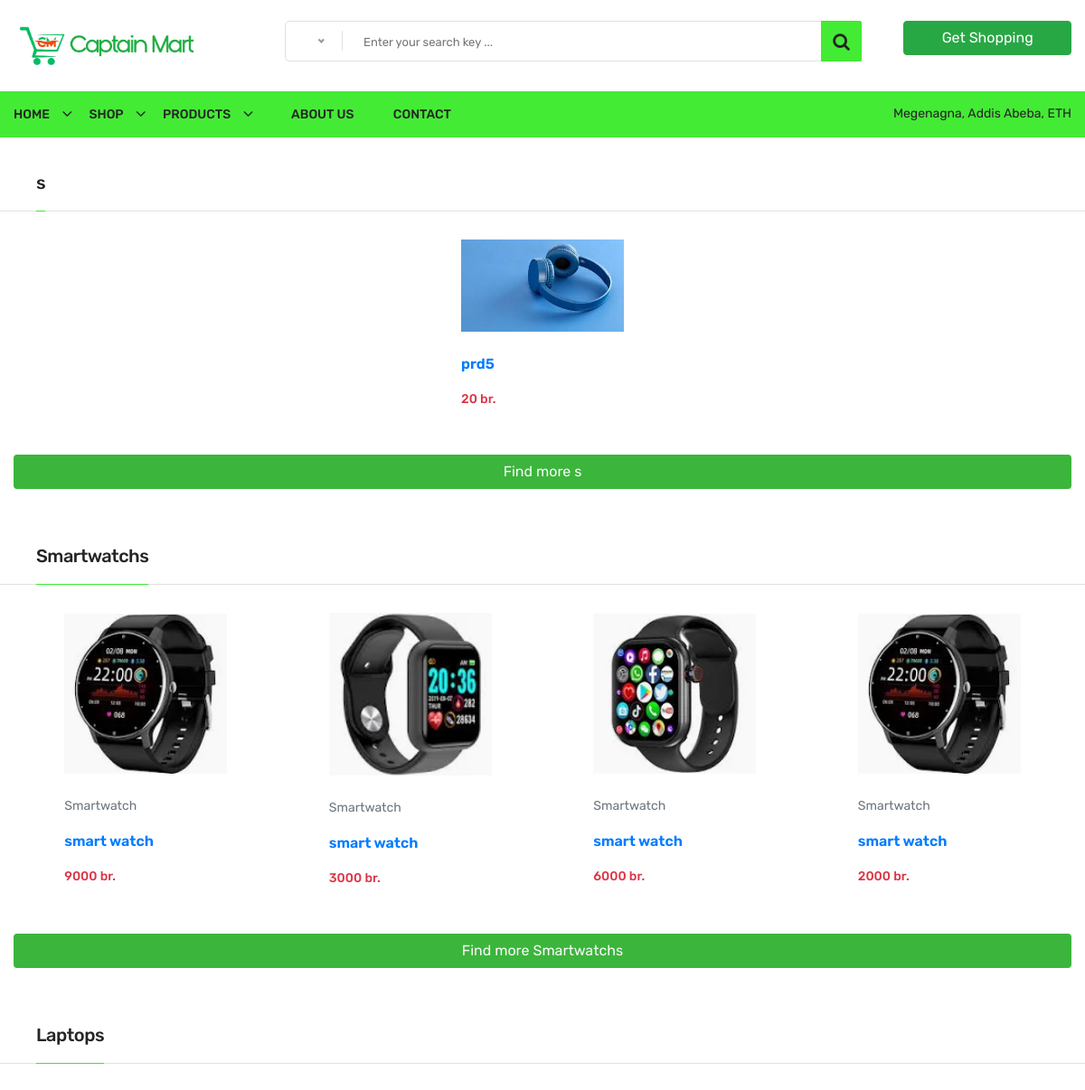
The page /products (upper part) on the database as committed earlier.
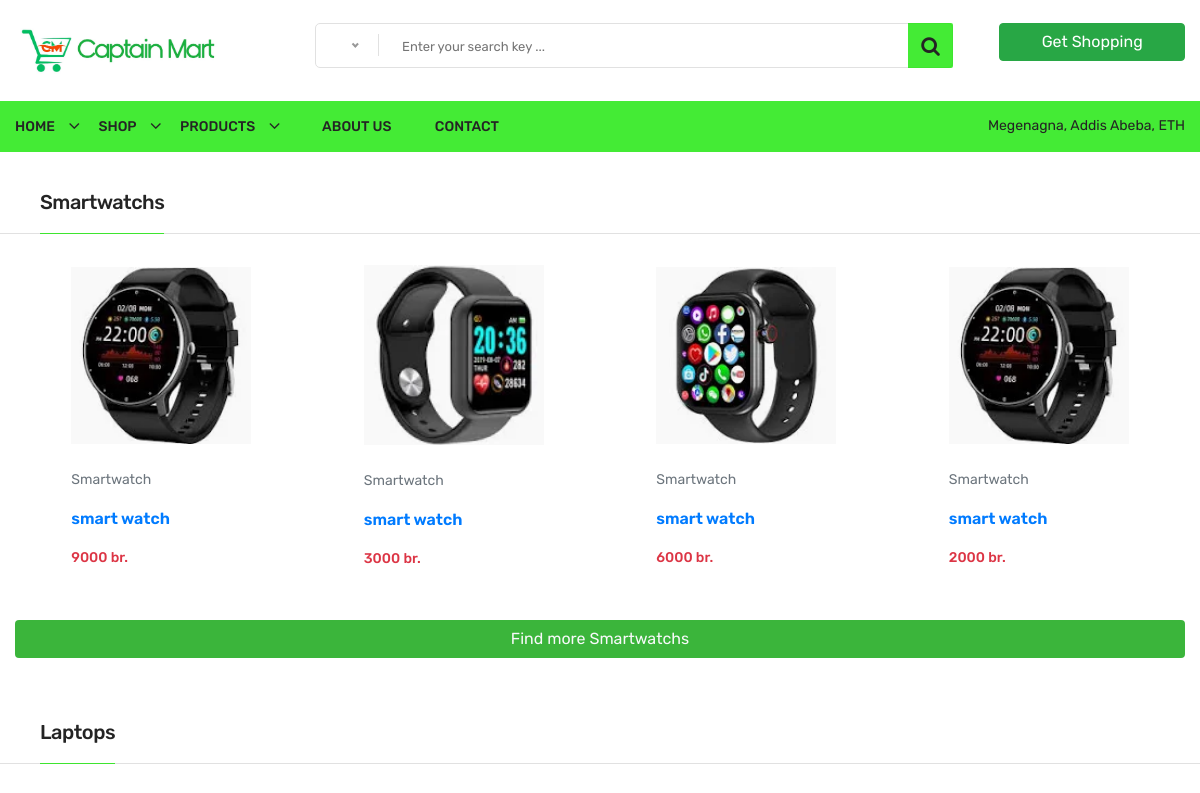
The same page on the database as committed later.
### store/models.py (models this page shows, shortened)
class Product(models.Model):
    category = models.CharField(max_length=100, default="")
    prod_name = models.CharField(max_length=100, default="")
    price = models.IntegerField(default=0)
    description = models.TextField(null=True, blank=True, default="")
    image = models.ImageField(null=True, blank=True, upload_to="images/")

### store/views.py (the view)
# urls.py: path("products", views.products, name="products"),
def products(request):
    categories = Product.objects.values_list('category', flat=True).distinct()
    categorized_products ={}
    for category in categories:
        products = Product.objects.filter(category=category)[:15]
        categorized_products[category] = products
    return render(request, "products.html", {"products": categorized_products })

### store/templates/products.html (shortened to what this page needs)
{% extends 'base.html' %}
{% block content %}
{% for category, products in products.items %}
<div class="li-section-title" style="margin-top: 40px; margin-bottom: 15px;">
    <h2 style="margin-left: 40px;"><span>{{ category }}s</span></h2>
</div>
<div class="container d-flex flex-wrap justify-content-between align-items-center" id="home-products">
    {% for product in products %}
    <div class="rounded-lg m-auto pr-card">
        <a href="{% url 'details' product.id %}">
            <img src="{{ product.image.url }}" alt="" style="width: 100%;">
            <div class="mt-4">
                <p class="text-muted">{{product.category}}</p>
                <p class="text-primary text-bold fs-6 fw-semibold">{{ product.prod_name }}</p>
                <p class="text-danger text-bold fw-medium mt-2">{{ product.price }} br.</p>
            </div>
        </a>
    </div>
    {% endfor %}
</div>
<div class="container my-4">
    <a href="/results?query={{category}}" class="btn text-light" style="width:100%; background-color: #3bb53b;">Find
        more
        {{category}}s
    </a>
</div>
{% endfor %}
{% endblock %}

Rows that differ between the two databases and show on the page:
removed Product: image (picture), prod_name "prd5", price "20"
Other text that changed with them:
list line gone: "s Find more s"
